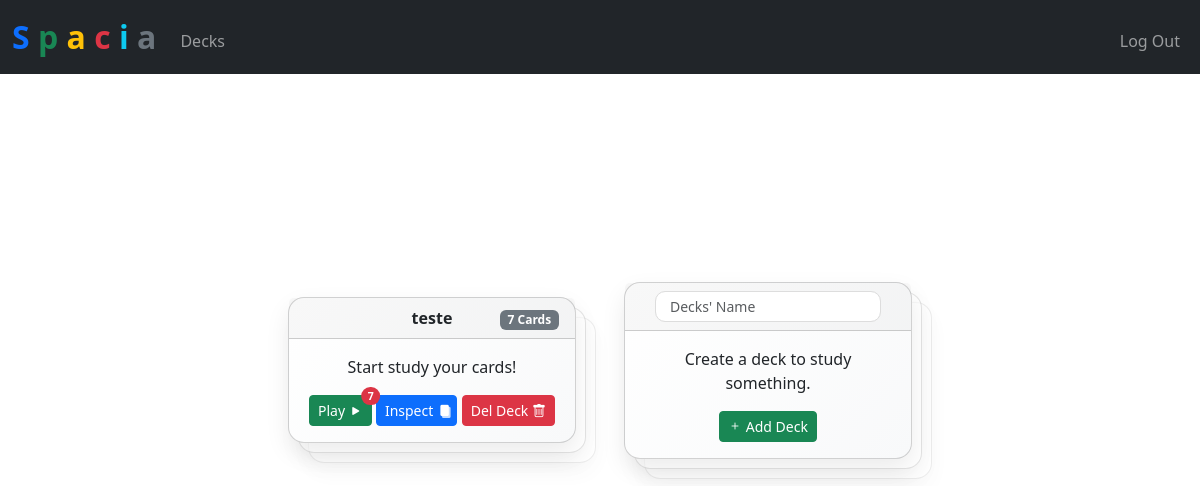
The app's page /decks (signed in), older data.
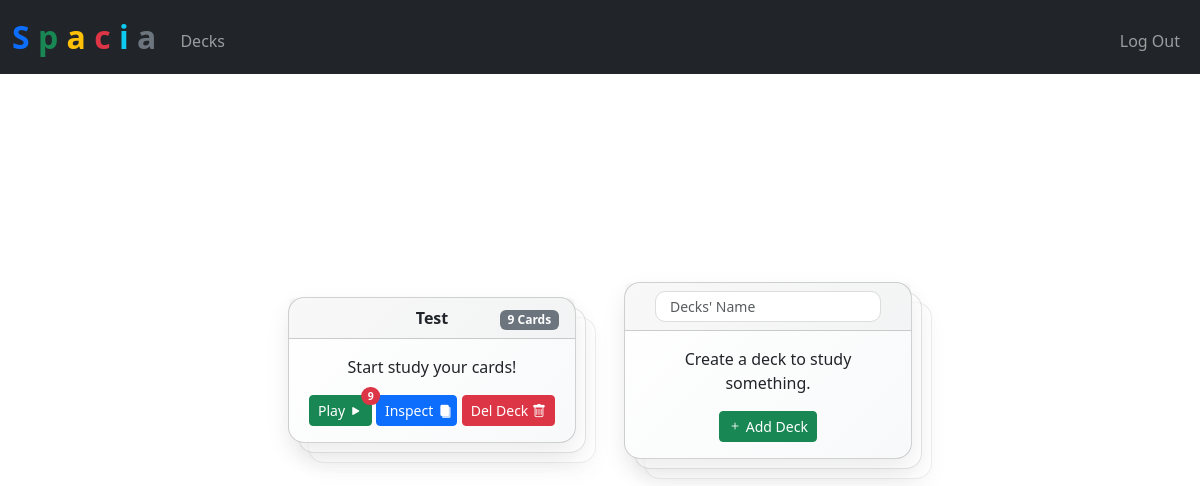
The same page, newer data.
### tables this page shows
CREATE TABLE decks (
    id INTEGER PRIMARY KEY AUTOINCREMENT,
    user_id INTEGER NOT NULL,
    name TEXT NOT NULL,
    created_at DATETIME DEFAULT CURRENT_TIMESTAMP,

    FOREIGN KEY (user_id) REFERENCES users(id) ON DELETE CASCADE
);

### src/main.py (the view)
@app.route("/decks")  # type: ignore
def decks() -> str:
    decks = db.execute(  # type: ignore
        """SELECT
            d.id,
            d.name,

            COUNT(c.id) AS card_count,

            COUNT(
                CASE
                    WHEN c.due <= strftime('%s', 'now') THEN 1
                END
            ) AS num_play_cards

        FROM decks d
        LEFT JOIN cards c ON c.deck_id = d.id
        WHERE d.user_id = ?
        GROUP BY d.id, d.name""",
        session["user_id"],
    )
    return render_template("decks.html", decks=decks)

### src/main.py (called while the page is built)
@app.after_request
def after_request(response: Response) -> Response:
    response.headers["Cache-Control"] = "no-cache, no-store, must-revalidate"
    response.headers["Expires"] = 0
    response.headers["Pragma"] = "no-cache"
    return response

### src/templates/decks.html (shortened to what this page needs)
{% extends "layout.html" %}  {% block main %}
<ul
  id="deck-list"
  class="list-group list-group-clean list-group-horizontal d-flex flex-nowrap overflow-auto"
>
  {% for deck in decks %}
  <li
    data-id="{{ deck.id }}"
    class="list-group-item list-group-item-secondary flex-shrink-0 me-3"
  >
    <div class="deck-container">
      <div class="deck-wrapper">
        <div class="card flashcard text-dark bg-light">
          <div class="card-header">
            <div class="row align-items-center">
              <div class="col-4 text-center fw-semibold">{{ deck.name }}</div>
              <div class="col-4 text-end">
                <span class="badge bg-secondary ms-auto">
                  {{deck.card_count}} Cards
                </span>
              </div>
            </div>
          </div>
          <div class="card-body">
            <p class="card-text">Start study your cards!</p>
            <div class="d-grid gap-2 d-md-block">
              <a
                type="button"
                class="btn btn-sm btn-success position-relative"
                href="{{url_for('play', deck_id = deck.id)}}"
              >
                Play {% if deck.num_play_cards > 0 %}
                <span
                  class="position-absolute top-0 start-100 translate-middle badge rounded-pill bg-danger"
                >
                  {{deck.num_play_cards}}
                </span>
                {% endif %}
                <i class="bi bi-play-fill"></i>
              </a>
              <a
                type="button"
                class="btn btn-sm btn-primary d-inline-flex align-items-center"
                href="{{url_for('cards', deck_id = deck.id)}}"
              >
                Inspect
                <span class="icon-deck me-1">
                  <i class="bi bi-file-fill"></i>
                  <i class="bi bi-file-fill"></i>
                  <i class="bi bi-file-fill"></i>
                </span>
              </a>
              <button type="button" class="btn btn-sm btn-danger delete-deck">
                Del Deck
                <i class="bi bi-trash"></i>
              </button>
            </div>
          </div>
        </div>
      </div>
    </div>
  </li>
  {% endfor %}
  <li class="list-group-item list-group-item-secondary flex-shrink-0">
    <div class="deck-container">
      <div class="deck-wrapper">
        <div class="card flashcard text-dark bg-light">
          <div class="card-header">
            <input
              id="deck-name"
              autocomplete="off"
              autofocus
              class="form-control form-control-sm mx-auto w-auto"
              name="deck-name"
              placeholder="Decks' Name"
              type="text"
            />
          </div>
          <div class="card-body">
            <p class="card-text">Create a deck to study something.</p>
            <button id="add-deck" type="button" class="btn btn-sm btn-success">
              <i class="bi bi-plus"></i>
              Add Deck
            </button>
          </div>
        </div>
      </div>
    </div>
  </li>
</ul>
{% endblock %}

Row changes from the older to the newer data that the page shows:
removed decks: name "teste", card_count "7", num_play_cards "7"
added decks: name "Test", card_count "9", num_play_cards "9"
